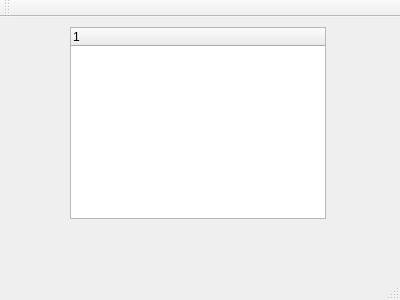
<?xml version="1.0" encoding="UTF-8"?>
<ui version="4.0">
 <class>MainWindow</class>
 <widget class="QMainWindow" name="MainWindow">
  <property name="geometry">
   <rect>
    <x>0</x>
    <y>0</y>
    <width>400</width>
    <height>300</height>
   </rect>
  </property>
  <property name="windowTitle">
   <string>MainWindow</string>
  </property>
  <widget class="QWidget" name="centralWidget">
   <widget class="QTreeWidget" name="treeWidget">
    <property name="geometry">
     <rect>
      <x>70</x>
      <y>10</y>
      <width>256</width>
      <height>192</height>
     </rect>
    </property>
    <column>
     <property name="text">
      <string notr="true">1</string>
     </property>
    </column>
   </widget>
  </widget>
  <widget class="QMenuBar" name="menuBar">
   <property name="geometry">
    <rect>
     <x>0</x>
     <y>0</y>
     <width>400</width>
     <height>21</height>
    </rect>
   </property>
  </widget>
  <widget class="QToolBar" name="mainToolBar">
   <attribute name="toolBarArea">
    <enum>TopToolBarArea</enum>
   </attribute>
   <attribute name="toolBarBreak">
    <bool>false</bool>
   </attribute>
  </widget>
  <widget class="QStatusBar" name="statusBar"/>
 </widget>
 <layoutdefault spacing="6" margin="11"/>
 <resources/>
 <connections/>
</ui>
